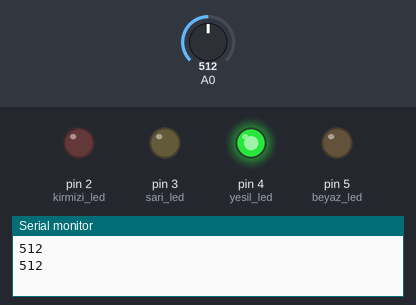
The sketch below on a simulated Arduino Uno, built with avr-gcc and run on an emulated ATmega328P. Shown: output pins drawn as LEDs (lit = HIGH), the last lines printed to the serial monitor. Inputs (shaded band) come from the test bench; at power-on: A0 = 512.

Above: at 1.8 s.
1.9 s: A0 set to 590
3.4 s: A0 set to 617
At 5.0 s:
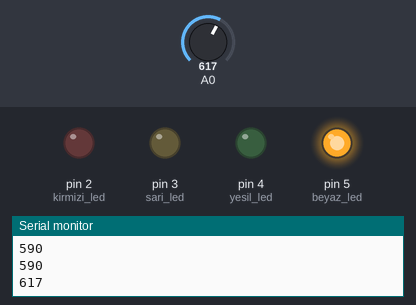
5.5 s: A0 set to 791
7.2 s: A0 set to 811
At 9.2 s:
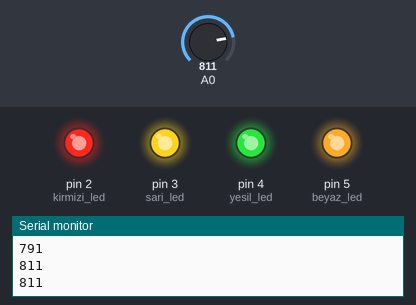
9.5 s: A0 set to 390
At 10.8 s:
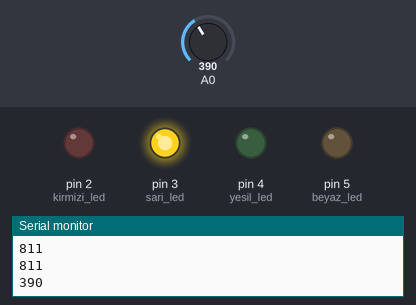
11.5 s: A0 set to 419
At 12.3 s:
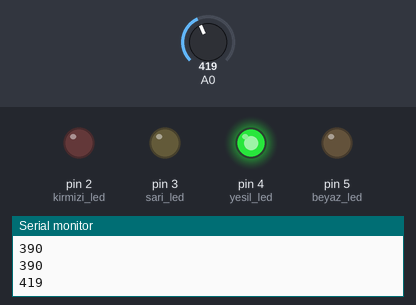
Timing chart, 0 to 14.5 s (numbered marks = the images above; inputs shaded):
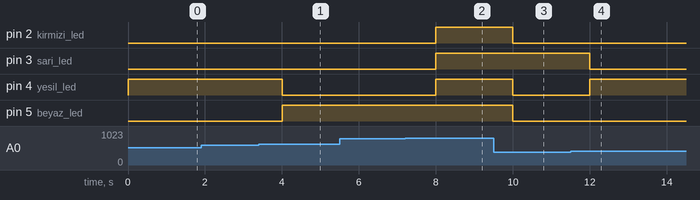

The sketch:

potansiyometre.ino
```cpp
int a0_digital_deger = 0;
int kirmizi_led= 2;
int sari_led= 3;
int yesil_led= 4;
int beyaz_led= 5;


void setup()
{
  pinMode(A0,INPUT);
  pinMode(kirmizi_led,OUTPUT);
  pinMode(sari_led,OUTPUT);
  pinMode(yesil_led,OUTPUT);
  pinMode(beyaz_led,OUTPUT);
  Serial.begin(9600);


}

void loop()
    {
    a0_digital_deger=analogRead(A0);
    Serial.println(a0_digital_deger);
    if(a0_digital_deger<= 200)
    {
      digitalWrite(kirmizi_led,HIGH);
      digitalWrite(sari_led,LOW);
      digitalWrite(yesil_led,LOW);
      digitalWrite(beyaz_led,LOW);
    }

    else if (a0_digital_deger<= 400)
    {

      digitalWrite(kirmizi_led,LOW);
      digitalWrite(sari_led,HIGH);
      digitalWrite(yesil_led,LOW);
      digitalWrite(beyaz_led,LOW);
    }


    else if (a0_digital_deger<= 600)
    {

      digitalWrite(kirmizi_led,LOW);
      digitalWrite(sari_led,LOW);
      digitalWrite(yesil_led,HIGH);
      digitalWrite(beyaz_led,LOW);

    }
    else if (a0_digital_deger<= 800)
    {
      digitalWrite(kirmizi_led,LOW);
      digitalWrite(sari_led,LOW);
      digitalWrite(yesil_led,LOW);
      digitalWrite(beyaz_led,HIGH);
    }
    else
    {
      digitalWrite(kirmizi_led,HIGH);
      digitalWrite(sari_led,HIGH);
      digitalWrite(yesil_led,HIGH);
      digitalWrite(beyaz_led,HIGH);
    }
    delay(1000);

}
```

Measured:
- the behaviour switches between 600 and 601 on A0 (found by bisection; images 0 and 1)
- the behaviour switches between 800 and 801 on A0 (found by bisection; images 1 and 2)
- the behaviour switches between 400 and 401 on A0 (found by bisection; images 3 and 4)
- after the input at 3.4 s, pin 4 (yesil_led): HIGH → LOW after 0.60 s; pin 5 (beyaz_led): LOW → HIGH after 0.60 s
- after the input at 7.2 s, pin 2 (kirmizi_led), pin 3 (sari_led), pin 4 (yesil_led): LOW → HIGH after 0.80 s
- after the input at 9.5 s, pin 2 (kirmizi_led), pin 4 (yesil_led), pin 5 (beyaz_led): HIGH → LOW after 0.50 s
- after the input at 11.5 s, pin 3 (sari_led): HIGH → LOW after 0.50 s; pin 4 (yesil_led): LOW → HIGH after 0.50 s
